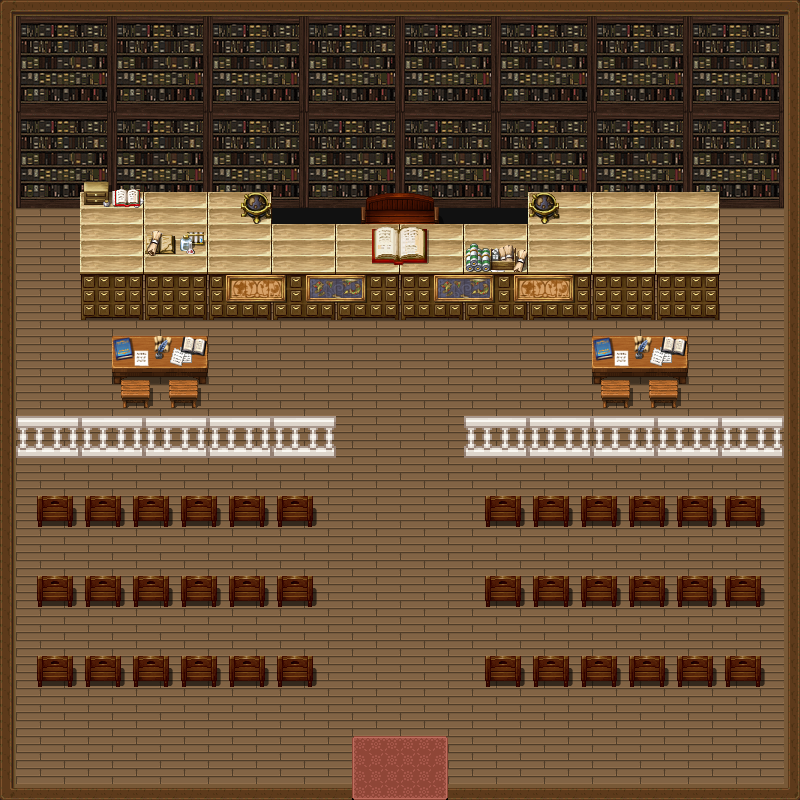

A level layout from a 2D game, rendered from its tile map. Below: a short description, then the map file with tile-grid data replaced by summaries:
An orthogonal 50x50 tile map with 16x16 px tiles, 6 tile layers (floor, walls, background elements, elements, ...), 7 tilesets and 2 objects (exit_courthouse, spawn_courthouse).

<map version="1.10" tiledversion="1.10.1" orientation="orthogonal" renderorder="right-down" width="50" height="50" tilewidth="16" tileheight="16" infinite="0" nextlayerid="8" nextobjectid="3">
 <tileset firstgid="1" source="curch_wall.tsx" />
 <tileset firstgid="2161" source="library.tsx" />
 <tileset firstgid="3185" source="floor_church.tsx" />
 <tileset firstgid="4913" source="bureau.tsx" />
 <tileset firstgid="7217" source="inside_house.tsx" />
 <tileset firstgid="7473" source="theatreèdeco.tsx" />
 <tileset firstgid="8593" source="school_tileb.tsx" />
 <layer id="1" name="floor" width="50" height="50">
  <data>[2500 cells, 2304 non-empty, 4 distinct tile ids]</data>
 </layer>
 <layer id="2" name="walls" width="50" height="50">
  <data>[2500 cells, 772 non-empty, 45 distinct tile ids]</data>
 </layer>
 <layer id="5" name="background elements" width="50" height="50">
  <data>[2500 cells, 18 non-empty, 18 distinct tile ids]</data>
 </layer>
 <layer id="3" name="elements" width="50" height="50">
  <data>[2500 cells, 730 non-empty, 46 distinct tile ids]</data>
 </layer>
 <layer id="4" name="little elements" width="50" height="50">
  <data>[2500 cells, 154 non-empty, 88 distinct tile ids]</data>
 </layer>
 <layer id="6" name="top" width="50" height="50">
  <data>[2500 cells, 0 non-empty, 0 distinct tile ids]</data>
 </layer>
 <objectgroup id="7" name="Objects">
  <object id="1" name="exit_courthouse" x="354" y="738" width="94" height="62" />
  <object id="2" name="spawn_courthouse" x="400" y="661.333">
   <point />
  </object>
 </objectgroup>
</map>
